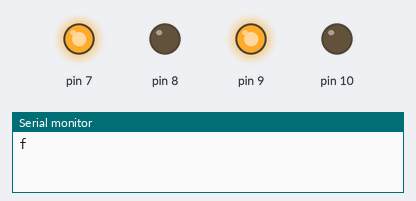
Bench run of a sketch on a simulated Arduino Uno, built with avr-gcc and run on an emulated ATmega328P. Parts: output pins drawn as LEDs (lit = HIGH), the last lines printed to the serial monitor.

Above: at 1.0 s.
At 3.5 s:
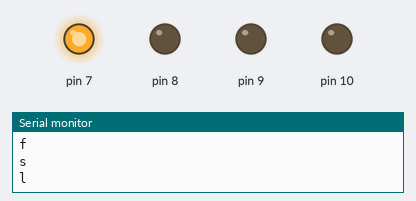
At 6.0 s:
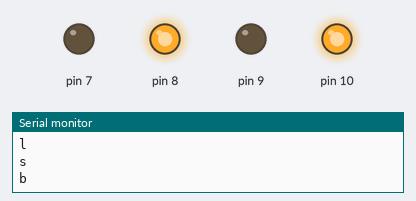
At 8.5 s:
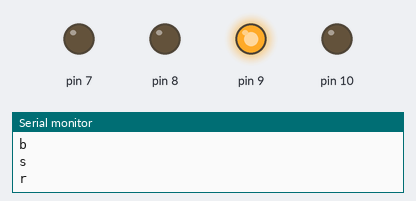
At 12.2 s:
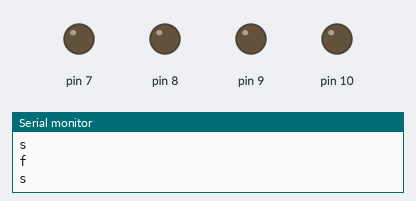
Timing chart, 0 to 13.0 s (numbered marks = the images above):
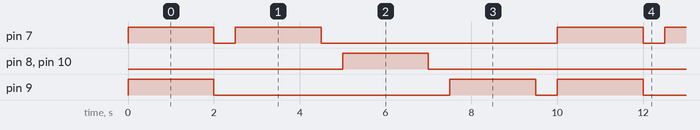

Measured:
- by itself, pin 7: repeats every 10.0 s: LOW 0.50 s, HIGH 2.0 s, LOW 5.5 s, HIGH 2.0 s
- by itself, pin 8, pin 10: alternates HIGH for 2.0 s and LOW for 8.0 s
- by itself, pin 9: repeats every 10.0 s: LOW 5.5 s, HIGH 2.0 s, LOW 0.50 s, HIGH 2.0 s

The sketch:

master.ino
```cpp
void setup()
{
  pinMode(10, OUTPUT);
  pinMode(9, OUTPUT);
  pinMode(8, OUTPUT);
  pinMode(7, OUTPUT);

  digitalWrite(10, LOW);
  digitalWrite(9, LOW);
  digitalWrite(8, LOW);
  digitalWrite(7, LOW);

  Serial.begin(9600);
}


void loop()
{
  Serial.println("f");
  digitalWrite(7, HIGH);
  digitalWrite(9, HIGH);
  delay(2000);

  Serial.println("s");
  digitalWrite(7, LOW);
  digitalWrite(9, LOW);
  delay(500);

  Serial.println("l");
  digitalWrite(7, HIGH);
  delay(2000);

  Serial.println("s");
  digitalWrite(7, LOW);
  delay(500);

  Serial.println("b");
  digitalWrite(8, HIGH);
  digitalWrite(10, HIGH);
  delay(2000);

  Serial.println("s");
  digitalWrite(8, LOW);
  digitalWrite(10, LOW);
  delay(500);

  Serial.println("r");
  digitalWrite(9, HIGH);
  delay(2000);

  Serial.println("s");
  digitalWrite(9, LOW);
  delay(500);

}
```
